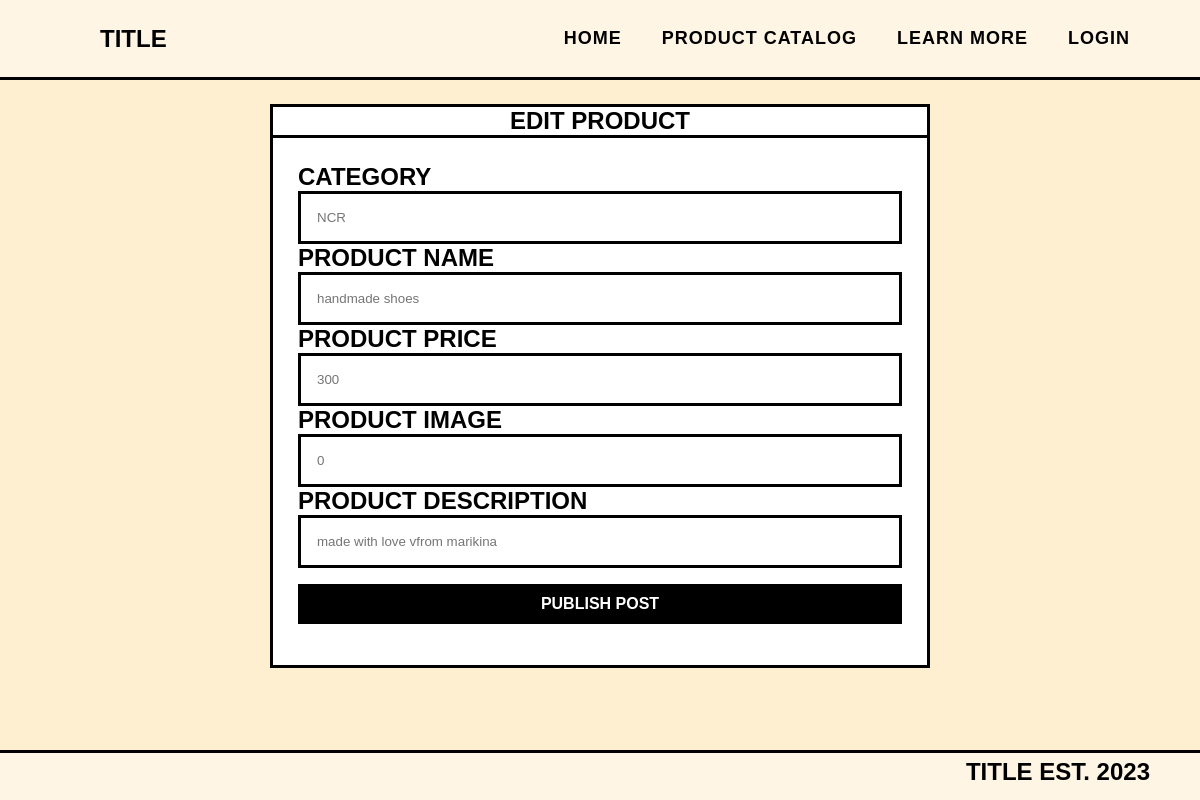
The page /seller/product-edit.php?product_id=1 on the database its author committed.
### tables this page shows
CREATE TABLE `products` (
  `product_id` int(30) NOT NULL,
  `user_id` int(30) NOT NULL,
  `seller_name` varchar(255) NOT NULL,
  `category` varchar(255) NOT NULL,
  `product_name` varchar(255) NOT NULL,
  `product_price` int(50) NOT NULL,
  `product_img` int(255) NOT NULL,
  `product_desc` varchar(1000) NOT NULL
);

### seller/product-edit.php (the view, shortened to what this page needs)
<!DOCTYPE html>
<html lang="en">
<head>
    <link rel="stylesheet" href="../styles/global.css">
    <link rel="stylesheet" href="../styles/navbar.css">
    <link rel="stylesheet" href="../styles/footer.css">
    <link rel="stylesheet" href="../styles/add-post.css">
</head>
<body>
    <?php require_once '../components/navbar.php' ?>
    <?php
    require_once "../config.php";
    if (isset($_GET["product_id"])) {
        $sql = "SELECT * FROM products WHERE product_id = ?";
        if ($stmt = $conn->prepare($sql)) {
            $stmt->bind_param("i", $param_id);
            if ($stmt->execute()) {
                $result = $stmt->get_result();
                if ($result->num_rows == 1) {
                    $row = $result->fetch_array(MYSQLI_ASSOC);
                } else {
                    header("location: error.php");
                    exit();
                }
            } else {
                echo "Oops! Something went wrong. Please try again later.";
            }
        }
    } else {
        header("location: error.php");
        exit();
    }
    ?>
    <div class="wrapper">
        <div class="wrapper-content">
            <p>EDIT PRODUCT</p>
            <hr>
            <form action="../backend/product-update.php" method="post">
                <p>CATEGORY</p>
                <input required type="text" name="category" id="blog_title" placeholder="<?php echo $row["category"]; ?>">
                <p>PRODUCT NAME</p>
                <input required type="text" name="product_name"" id="blog_title" placeholder="<?php echo $row["product_name"]; ?>">
                <p>PRODUCT PRICE</p>
                <input required type="text" name="product_price" id="blog_title" placeholder="<?php echo $row["product_price"]; ?>">
                <p>PRODUCT IMAGE</p>
                <input required type="text" name="product_img" id="blog_title" placeholder="<?php echo $row["product_img"]; ?>">
                <p>PRODUCT DESCRIPTION</p>
                <input required type="text" name="product_desc" id="blog_title" placeholder="<?php echo $row["product_desc"]; ?>">
                <button type="submit" class="button" title="submit" id="submit">PUBLISH POST</button>
            </form>
        </div>
    </div>
    <?php require_once '../components/footer.php' ?>
</body>
</html>

### styles/global.css (style rules this page uses)
:root { --bg: #FFEFD1; --wheat: #FEF5E4; --dark-blue: #003077; --orange: #FFA72A; --black: #000; --white: #FFF; --pastel-orange: #FFD892; --pastel-blue: #D6E6FE; --gray:#F3F3F3; }
* { padding: 0; margin: 0; font-family: "Poppins", sans-serif; box-sizing: border-box; color: var(--black); }
body { background: var(--bg); padding-top: 80px; padding-bottom: 80px; }

### styles/add-post.css (style rules this page uses)
.wrapper { width: 55%; margin: 2% auto; }
.wrapper-content { width: 100%; display: flex; justify-content: center; align-items: center; flex-direction: column; border: 3px solid var(--black); background-color: var(--white); }
hr { background: var(--black); height: 3px; width: 100%; border: none; }
p { font-size: 1.5rem; font-weight: bold; }
form { display: flex; flex-direction: column; width: 100%; padding: 25px; }
input[type="text"], textarea { font-family: "Poppins", sans-serif; padding: 1rem; word-wrap: break-word; word-break: break-all; border: 3px solid var(--black); }
input[type="text"], textarea:focus { outline: none; }
form p { font-size: 1.5rem; font-weight: bold; }
form .button { margin: 1rem auto 1rem auto !important; }
.button { display: flex; justify-content: center; align-items: center; width: 100%; background: var(--black); color: var(--white); height: 40px; border: none; font-size: 16px; font-weight: bold; cursor: pointer; outline: none; transition: all 0.3s ease-in-out; margin: 1rem 0 1rem 0; }

### rows shown on the page
products: category "NCR", product_name "handmade shoes", product_price "300", product_img "0", product_desc "made with love vfrom marikina"
